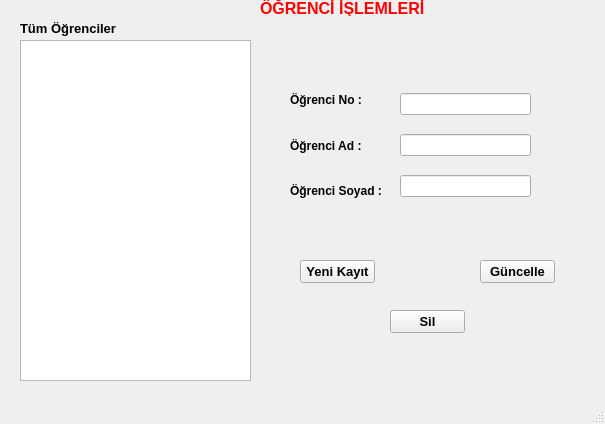
<?xml version="1.0" encoding="UTF-8"?>
<ui version="4.0">
 <class>ogrenci</class>
 <widget class="QMainWindow" name="ogrenci">
  <property name="geometry">
   <rect>
    <x>0</x>
    <y>0</y>
    <width>605</width>
    <height>424</height>
   </rect>
  </property>
  <property name="windowTitle">
   <string>MainWindow</string>
  </property>
  <widget class="QWidget" name="centralwidget">
   <widget class="QTableView" name="tableView">
    <property name="geometry">
     <rect>
      <x>20</x>
      <y>40</y>
      <width>231</width>
      <height>341</height>
     </rect>
    </property>
   </widget>
   <widget class="QLabel" name="label">
    <property name="geometry">
     <rect>
      <x>260</x>
      <y>0</y>
      <width>181</width>
      <height>16</height>
     </rect>
    </property>
    <property name="palette">
     <palette>
      <active>
       <colorrole role="WindowText">
        <brush brushstyle="SolidPattern">
         <color alpha="255">
          <red>255</red>
          <green>0</green>
          <blue>0</blue>
         </color>
        </brush>
       </colorrole>
      </active>
      <inactive>
       <colorrole role="WindowText">
        <brush brushstyle="SolidPattern">
         <color alpha="255">
          <red>255</red>
          <green>0</green>
          <blue>0</blue>
         </color>
        </brush>
       </colorrole>
      </inactive>
      <disabled>
       <colorrole role="WindowText">
        <brush brushstyle="SolidPattern">
         <color alpha="255">
          <red>120</red>
          <green>120</green>
          <blue>120</blue>
         </color>
        </brush>
       </colorrole>
      </disabled>
     </palette>
    </property>
    <property name="font">
     <font>
      <pointsize>12</pointsize>
      <weight>75</weight>
      <bold>true</bold>
     </font>
    </property>
    <property name="text">
     <string>ÖĞRENCİ İŞLEMLERİ</string>
    </property>
   </widget>
   <widget class="QLabel" name="label_2">
    <property name="geometry">
     <rect>
      <x>20</x>
      <y>20</y>
      <width>101</width>
      <height>16</height>
     </rect>
    </property>
    <property name="font">
     <font>
      <pointsize>10</pointsize>
      <weight>75</weight>
      <bold>true</bold>
     </font>
    </property>
    <property name="text">
     <string>Tüm Öğrenciler</string>
    </property>
   </widget>
   <widget class="QPushButton" name="btn_yenikayit">
    <property name="geometry">
     <rect>
      <x>300</x>
      <y>260</y>
      <width>75</width>
      <height>23</height>
     </rect>
    </property>
    <property name="font">
     <font>
      <pointsize>10</pointsize>
      <weight>75</weight>
      <bold>true</bold>
     </font>
    </property>
    <property name="text">
     <string>Yeni Kayıt</string>
    </property>
   </widget>
   <widget class="QPushButton" name="btn_sil">
    <property name="geometry">
     <rect>
      <x>390</x>
      <y>310</y>
      <width>75</width>
      <height>23</height>
     </rect>
    </property>
    <property name="font">
     <font>
      <pointsize>10</pointsize>
      <weight>75</weight>
      <bold>true</bold>
     </font>
    </property>
    <property name="text">
     <string>Sil</string>
    </property>
   </widget>
   <widget class="QPushButton" name="btn_guncelle">
    <property name="geometry">
     <rect>
      <x>480</x>
      <y>260</y>
      <width>75</width>
      <height>23</height>
     </rect>
    </property>
    <property name="font">
     <font>
      <pointsize>10</pointsize>
      <weight>75</weight>
      <bold>true</bold>
     </font>
    </property>
    <property name="text">
     <string>Güncelle</string>
    </property>
   </widget>
   <widget class="QWidget" name="">
    <property name="geometry">
     <rect>
      <x>290</x>
      <y>80</y>
      <width>102</width>
      <height>131</height>
     </rect>
    </property>
    <layout class="QVBoxLayout" name="verticalLayout">
     <item>
      <widget class="QLabel" name="label_3">
       <property name="font">
        <font>
         <pointsize>9</pointsize>
         <weight>75</weight>
         <bold>true</bold>
        </font>
       </property>
       <property name="text">
        <string>Öğrenci No : </string>
       </property>
      </widget>
     </item>
     <item>
      <widget class="QLabel" name="label_4">
       <property name="font">
        <font>
         <pointsize>9</pointsize>
         <weight>75</weight>
         <bold>true</bold>
        </font>
       </property>
       <property name="text">
        <string>Öğrenci Ad : </string>
       </property>
      </widget>
     </item>
     <item>
      <widget class="QLabel" name="label_5">
       <property name="font">
        <font>
         <pointsize>9</pointsize>
         <weight>75</weight>
         <bold>true</bold>
        </font>
       </property>
       <property name="text">
        <string>Öğrenci Soyad : </string>
       </property>
      </widget>
     </item>
    </layout>
   </widget>
   <widget class="QWidget" name="">
    <property name="geometry">
     <rect>
      <x>400</x>
      <y>80</y>
      <width>131</width>
      <height>131</height>
     </rect>
    </property>
    <layout class="QVBoxLayout" name="verticalLayout_2">
     <item>
      <widget class="QLineEdit" name="lineEdit_no"/>
     </item>
     <item>
      <widget class="QLineEdit" name="lineEdit_ad"/>
     </item>
     <item>
      <widget class="QLineEdit" name="lineEdit_soyad"/>
     </item>
    </layout>
   </widget>
  </widget>
  <widget class="QMenuBar" name="menubar">
   <property name="geometry">
    <rect>
     <x>0</x>
     <y>0</y>
     <width>605</width>
     <height>21</height>
    </rect>
   </property>
  </widget>
  <widget class="QStatusBar" name="statusbar"/>
 </widget>
 <resources/>
 <connections/>
</ui>
